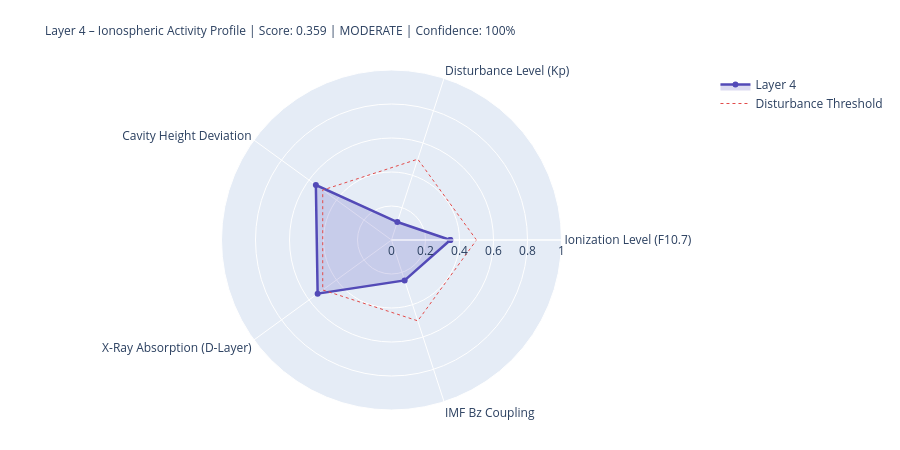

Notebook code cell kept with this figure:
### Markdown cell above
---
## 4. State Assessment & Handoff to Layer 5

### Code cell
# ============================================================
# LAYER-4-SCORE
# ============================================================

COMPONENTS = {
    'Ionization Level (F10.7)':    {'score': ioniz,       'source': 'primary' if f107_now else 'from_layer0', 'dynamic': True},
    'Disturbance Level (Kp)':          {'score': disturb,     'source': 'primary' if kp_now   else 'from_layer0', 'dynamic': True},
    'Cavity Height Deviation':    {'score': h_dev,       'source': 'derived',                                'dynamic': True},
    'X-Ray Absorption (D-Layer)':{'score': xray_ioniz,  'source': 'primary' if xray_now else 'missing',     'dynamic': True},
    'IMF Bz Coupling':             {'score': bz_coupling, 'source': 'primary' if bz_now   else 'from_layer0', 'dynamic': True},
}

available    = {k: v['score'] for k, v in COMPONENTS.items() if v['score'] is not None}
unavailable  = [k for k, v in COMPONENTS.items() if v['score'] is None]
layer4_score = round(sum(available.values()) / len(available), 4) if available else None
confidence   = round(len(available) / len(COMPONENTS), 2)
level = ('unknown' if layer4_score is None
         else 'quiet'   if layer4_score < 0.3
         else 'moderate' if layer4_score < 0.6
         else 'active')
dominant_l4 = max(available, key=available.get) if available else 'none'

# Resonance delta for Schumann SR-1
sr1_ref = schumann_freq(1, 80.0)
sr1_now = schumann_freq(1, h_eff)
sr1_delta_mhz = (sr1_now - sr1_ref) * 1000

# Propagation conditions
prop_cond = ('disturbed'   if kp_val > 4
             else 'unsettled' if kp_val > 2
             else 'normal')
if xray_class in ['X', 'M']:
    prop_cond = 'Radio-Blackout moeglich'

W = 68
print('=' * W)
print('LAYER 4 – IONOSPHERE – STATE ASSESSMENT')
print('=' * W)
for name, comp in COMPONENTS.items():
    s = comp['score']
    if s is not None:
        bar = '█' * int(s * 20) + '░' * (20 - int(s * 20))
        print(f'  {name:<36} {bar}  {s:.3f}  [{comp["source"]}]')
    else:
        print(f'  {name:<36} {"─" * 20}  n/a   [missing]')
print('-' * W)
print(f'  Score:          {layer4_score:.3f}  ({len(available)}/{len(COMPONENTS)} components)')
print(f'  Confidence:     {confidence:.0%}')
print(f'  Level:          {level.upper()}')
print(f'  Dominant:       {dominant_l4}')
print(f'  Cavity height:  {h_eff:.1f} km  (Ref: 80.0 km)')
print(f'  SR-1:           {sr1_now:.3f} Hz  (Δ {sr1_delta_mhz:+.1f} mHz vs. ref)')
print(f'  Propagation:    {prop_cond}')
print(f'  X-Ray:          {xray_class}-class  ({xray_now:.2e} W/m²)' if xray_now else '  X-Ray:          n/a')
print('=' * W)

# Radar
cats   = list(available.keys())
vals_r = list(available.values())
if len(cats) >= 3:
    fig = go.Figure()
    fig.add_trace(go.Scatterpolar(
        r=vals_r + [vals_r[0]], theta=cats + [cats[0]],
        fill='toself', fillcolor='rgba(83,74,183,0.20)',
        line=dict(color='#534AB7', width=2.5), name='Layer 4'
    ))
    fig.add_trace(go.Scatterpolar(
        r=[0.5] * (len(cats)+1), theta=cats + [cats[0]],
        line=dict(color='#E24B4A', dash='dot', width=1),
        mode='lines', name='Disturbance Threshold'
    ))
    fig.update_layout(
        title=dict(
            text=f'Layer 4 – Ionospheric Activity Profile | Score: {layer4_score:.3f} | {level.upper()} | Confidence: {confidence:.0%}',
            font=dict(size=12)
        ),
        polar=dict(radialaxis=dict(visible=True, range=[0, 1])),
        height=450, showlegend=True,
        margin=dict(l=80, r=80, t=70, b=40)
    )
    fig.show()

### Figure 1 — Plotly figure (JSON) as saved in the notebook; plotly's stock layout.template omitted (floating-point values rounded to 4 significant figures)
{"data": [{"fill": "toself", "fillcolor": "rgba(83,74,183,0.20)", "line": {"color": "#534AB7", "width": 2.5}, "name": "Layer 4", "r": [0.346, 0.111, 0.55, 0.537, 0.25, 0.346], "theta": ["Ionization Level (F10.7)", "Disturbance Level (Kp)", "Cavity Height Deviation", "X-Ray Absorption (D-Layer)", "IMF Bz Coupling", "Ionization Level (F10.7)"], "type": "scatterpolar"}, {"line": {"color": "#E24B4A", "dash": "dot", "width": 1}, "mode": "lines", "name": "Disturbance Threshold", "r": [0.5, 0.5, 0.5, 0.5, 0.5, 0.5], "theta": ["Ionization Level (F10.7)", "Disturbance Level (Kp)", "Cavity Height Deviation", "X-Ray Absorption (D-Layer)", "IMF Bz Coupling", "Ionization Level (F10.7)"], "type": "scatterpolar"}], "layout": {"height": 450, "margin": {"b": 40, "l": 80, "r": 80, "t": 70}, "polar": {"radialaxis": {"range": [0, 1], "visible": true}}, "showlegend": true, "title": {"font": {"size": 12}, "text": "Layer 4 – Ionospheric Activity Profile | Score: 0.359 | MODERATE | Confidence: 100%"}}}
